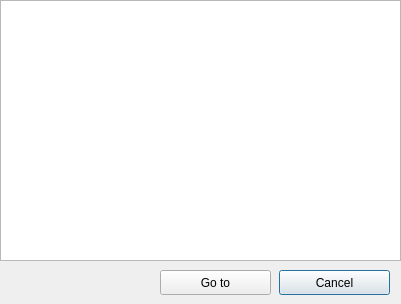
<?xml version="1.0" encoding="UTF-8"?>
<ui version="4.0">
 <class>TocDialog</class>
 <widget class="QDialog" name="TocDialog">
  <property name="geometry">
   <rect>
    <x>0</x>
    <y>0</y>
    <width>401</width>
    <height>304</height>
   </rect>
  </property>
  <property name="windowTitle">
   <string>tocdialog</string>
  </property>
  <widget class="QTreeView" name="tocTreeView">
   <property name="geometry">
    <rect>
     <x>0</x>
     <y>0</y>
     <width>401</width>
     <height>261</height>
    </rect>
   </property>
   <property name="editTriggers">
    <set>QAbstractItemView::EditTrigger::NoEditTriggers</set>
   </property>
   <property name="itemsExpandable">
    <bool>false</bool>
   </property>
   <property name="headerHidden">
    <bool>true</bool>
   </property>
  </widget>
  <widget class="QPushButton" name="cancelButton">
   <property name="geometry">
    <rect>
     <x>279</x>
     <y>270</y>
     <width>111</width>
     <height>25</height>
    </rect>
   </property>
   <property name="text">
    <string>Cancel</string>
   </property>
  </widget>
  <widget class="QPushButton" name="gotoButton">
   <property name="geometry">
    <rect>
     <x>160</x>
     <y>270</y>
     <width>111</width>
     <height>25</height>
    </rect>
   </property>
   <property name="text">
    <string>Go to</string>
   </property>
  </widget>
 </widget>
 <tabstops>
  <tabstop>tocTreeView</tabstop>
  <tabstop>gotoButton</tabstop>
  <tabstop>cancelButton</tabstop>
 </tabstops>
 <resources/>
 <connections>
  <connection>
   <sender>cancelButton</sender>
   <signal>clicked()</signal>
   <receiver>TocDialog</receiver>
   <slot>cancelClick()</slot>
   <hints>
    <hint type="sourcelabel">
     <x>334</x>
     <y>282</y>
    </hint>
    <hint type="destinationlabel">
     <x>200</x>
     <y>151</y>
    </hint>
   </hints>
  </connection>
  <connection>
   <sender>gotoButton</sender>
   <signal>clicked()</signal>
   <receiver>TocDialog</receiver>
   <slot>gotoClick()</slot>
   <hints>
    <hint type="sourcelabel">
     <x>215</x>
     <y>282</y>
    </hint>
    <hint type="destinationlabel">
     <x>200</x>
     <y>151</y>
    </hint>
   </hints>
  </connection>
  <connection>
   <sender>tocTreeView</sender>
   <signal>doubleClicked(QModelIndex)</signal>
   <receiver>TocDialog</receiver>
   <slot>gotoClick()</slot>
   <hints>
    <hint type="sourcelabel">
     <x>200</x>
     <y>130</y>
    </hint>
    <hint type="destinationlabel">
     <x>200</x>
     <y>151</y>
    </hint>
   </hints>
  </connection>
 </connections>
 <slots>
  <slot>gotoClick()</slot>
  <slot>cancelClick()</slot>
 </slots>
</ui>
